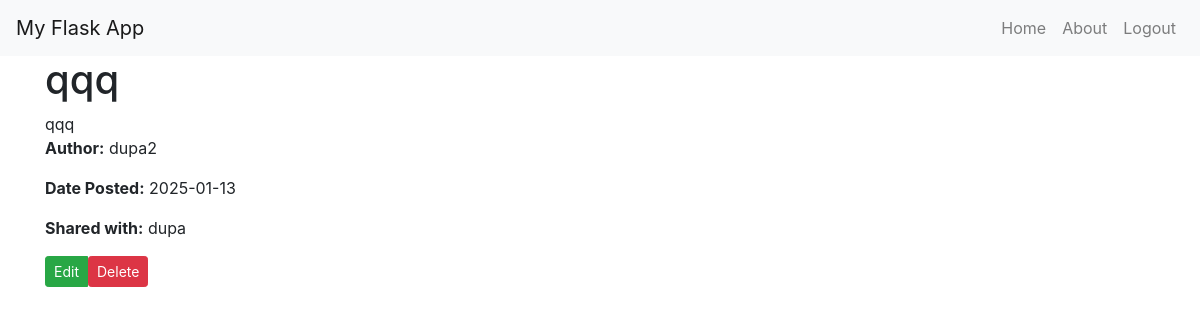
The app's page /note/2 (signed in) with its own data.
### yourpackage/models.py (models this page shows, shortened)
class Note(db.Model):
    id = db.Column(db.Integer, primary_key=True)
    title = db.Column(db.String(100), nullable=False)
    content = db.Column(db.Text, nullable=False)
    date_posted = db.Column(db.DateTime, nullable=False, default=datetime.utcnow)
    is_encrypted = db.Column(db.Boolean, default=False)
    encryption_key = db.Column(db.String(44), nullable=True)
    is_public = db.Column(db.Boolean, default=False)
    signature = db.Column(db.String(256), nullable=False)  # Dodane pole na podpis
    user_id = db.Column(db.Integer, db.ForeignKey('user.id'), nullable=False)
    shared_with = db.relationship('User', secondary=note_shares, lazy='subquery',
        backref=db.backref('shared_notes', lazy=True))

class User(db.Model, UserMixin):
    id = db.Column(db.Integer, primary_key=True)
    username = db.Column(db.String(20), unique=True, nullable=False)
    email = db.Column(db.String(120), unique=True, nullable=False)
    image_file = db.Column(db.String(20), nullable=False, default='default.jpg')
    password = db.Column(db.String(60), nullable=False)
    totp_secret = db.Column(db.String(16), nullable=True)
    notes = db.relationship('Note', backref='author', lazy=True)  # Relacja z modelem Note

### yourpackage/routes.py (the view)
@app.route("/note/<int:note_id>")
@login_required
def note(note_id):
    note = Note.query.get_or_404(note_id)
    form = EmptyForm()
    shared_with_usernames = [user.username for user in note.shared_with]
    if note.author != current_user and current_user not in note.shared_with and not note.is_public:
        abort(403)
    if note.is_encrypted:
        flash('Please enter the password to decrypt the note.', 'info')
        return redirect(url_for('decrypt_note', note_id=note.id))
    content = note.content
    return render_template('note.html', title=note.title, note=note, content=content,shared_with_usernames=shared_with_usernames, form=form)

### yourpackage/models.py (called while the page is built)
@login_manager.user_loader
def load_user(user_id):
    return User.query.get(int(user_id))

### yourpackage/templates/note.html
{% extends "layout.html" %}
{% block content %}
<div class="content-section">
    <h1>{{ note.title }}</h1>
    <div class="note-content">
        {{ content|safe }}
    </div>
    <p><strong>Author:</strong> {{ note.author.username }}</p>
    <p><strong>Date Posted:</strong> {{ note.date_posted.strftime('%Y-%m-%d') }}</p>
    {% if shared_with_usernames %}
        <p><strong>Shared with:</strong> {{ ", ".join(shared_with_usernames) }}</p>
    {% endif %}
    {% if note.author == current_user %}
        <div class="btn-group" role="group">
            <a class="btn btn-success btn-sm" href="{{ url_for('update_note', note_id=note.id) }}">Edit</a>
            <form method="POST" action="{{ url_for('delete_note', note_id=note.id) }}">
                <button class="btn btn-danger btn-sm" type="submit">Delete</button>
            </form>
        </div>
    {% endif %}
</div>
{% endblock content %}

### records on screen
Note: title "qqq", content "qqq", date_posted "2025-01-13"
User: author.username "dupa2"
User: username "dupa"
